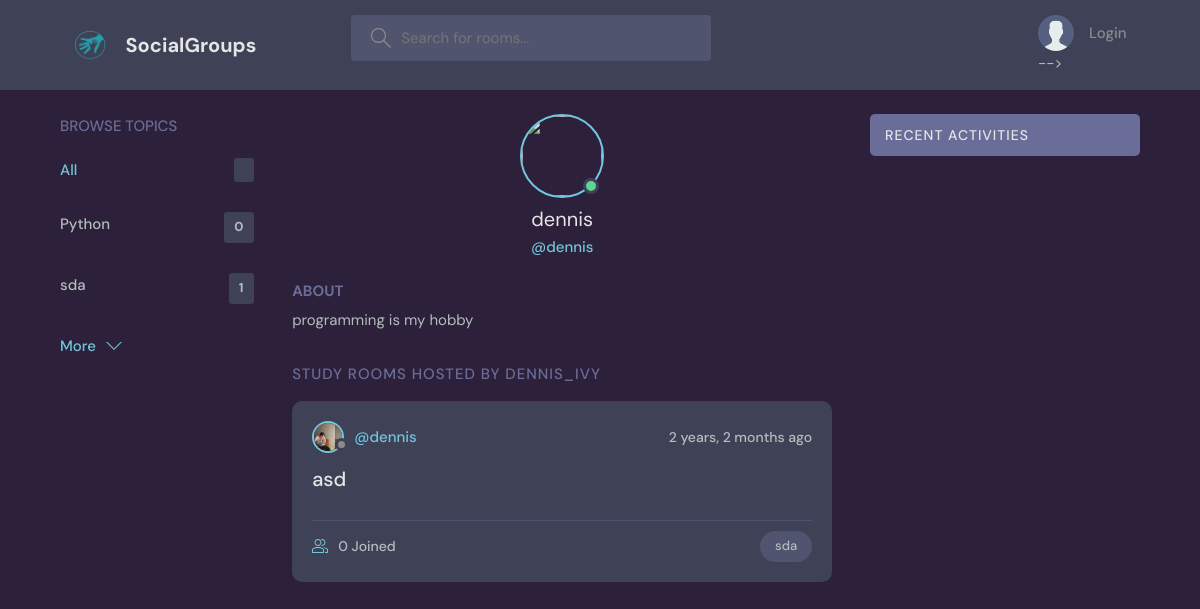
/profile/1/, run on an earlier commit of the app's database.
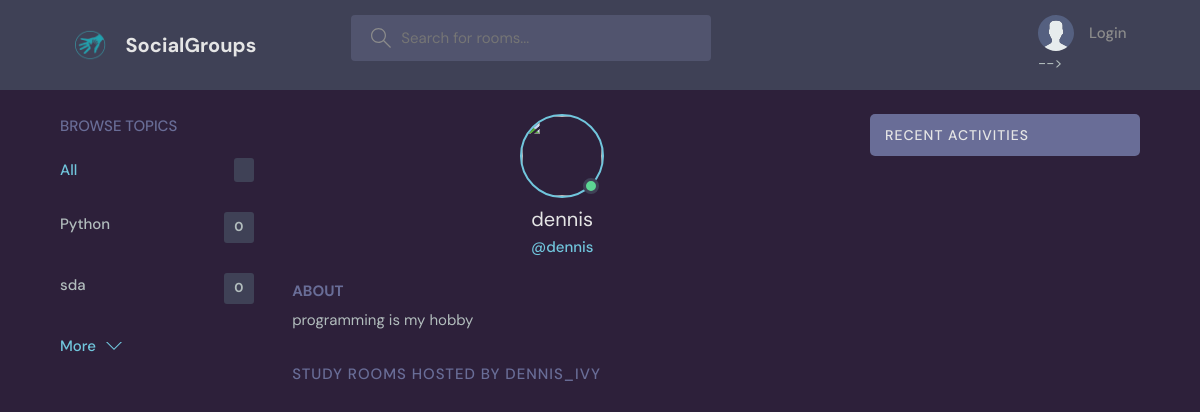
And on a later commit of the database.
### chat/models.py (models this page shows, shortened)
class Topic(models.Model):
    name = models.CharField(max_length=200)

class Room(models.Model):
    host = models.ForeignKey(User, on_delete=models.SET_NULL, null=True)
    topic = models.ForeignKey(Topic, on_delete=models.SET_NULL, null=True)
    name = models.CharField(max_length=255)
    description = models.TextField(null=True)
    participants = models.ManyToManyField(User, related_name='participants', blank=True)
    update = models.DateTimeField(auto_now=True)
    created = models.DateTimeField(auto_now_add=True)
    class Meta:
        ordering = ['-created', '-update']

class User(AbstractUser):
    name = models.CharField(max_length=200, null=True)
    email = models.EmailField(null=True)
    bio = models.TextField(null=True)
    avatar = models.ImageField(null=True, default="avatar.svg")
    USERNAME_FIELD = 'username'
    REQUIRED_FIELDS = []

### chat/views.py (the view)
# urls.py: path('profile/<str:pk>/',  views.userProfile, name="profile"),
def userProfile(request, pk):
    user = User.objects.get(id=pk)
    rooms = user.room_set.all()
    room_messages = user.message_set.all()
    topics = Topic.objects.all()
    context = {'user': user, 'rooms': rooms, 'room_messages': room_messages, 'topics': topics}
    return render(request, 'profile.html', context)

### chat/templates/profile.html (shortened to what this page needs)
<!DOCTYPE html>
{% load static %}
<html lang="en">
<head>
  <link rel="stylesheet" type="text/css" media="screen" href="{% static 'styles/style.css' %}">
</head>
<body>
 <header class="header header--loggedIn">
      <div class="container">
        <a href="{% url 'home' %}" class="header__logo">
          <img src="{% static 'images/logo.jpg'%}" />
          <h1>SocialGroups</h1>
        </a>
        <form class="header__search" method="GET" action="{% url 'home' %}">
          <label>
            <input name="q" placeholder="Search for rooms..." />
          </label>
        </form>
        <nav class="header__menu">
{% if request.user.is_authenticated %}
          <div class="header__user">
            <a href="{% url 'profile' user.id  %}">
              <div class="avatar avatar--medium active">
                <img src="{{request.user.avatar.url}}" />
              </div>
              <p>{{ request.user.username }} <span>@{{ request.user.username }}</span></p>
            </a>
            <button class="dropdown-button">
              <svg version="1.1" xmlns="http://www.w3.org/2000/svg" width="32" height="32" viewBox="0 0 32 32">
                <title>chevron-down</title>
                <path d="M16 21l-13-13h-3l16 16 16-16h-3l-13 13z"></path>
              </svg>
            </button>
          </div>
          {% else %}
          <a href="{% url 'login' %}">
            <img src="{% static 'images/avatar.svg' %}" />
            <p>Login</p>
          </a> -->
          {% endif %}
        </nav>
      </div>
    </header>
  <main class="profile-page layout layout--3">
    <div class="container">
      {% include 'topics_components.html'  %}
      <div class="roomList">
        <div class="profile">
          <div class="profile__avatar">
            <div class="avatar avatar--large active">
              <img src="{{request.user.avatar.url}}" />
            </div>
          </div>
          <div class="profile__info">
            <h3>{{user.username}}</h3>
            <p>@{{user.username}}</p>
          </div>
          <div class="profile__about">
            <h3>About</h3>
            <p>
            {{ user.bio }}
            </p>
          </div>
        </div>
        <div class="roomList__header">
          <div>
            <h2>Study Rooms Hosted by dennis_ivy</a>
            </h2>
          </div>
        </div>
       {% include 'feed_components.html' %}
      </div>
      {% include 'activity_components.html' %}
    </div>
  </main>
</body>
</html>

### chat/templates/topics_components.html
<div class="topics">
          <div class="topics__header">
            <h2>Browse Topics</h2>
          </div>
          <ul class="topics__list">
            <li>
              <a href="/" class="active">All <span>{{ topics.room_set.count }}</span></a>
            </li>
              {% for topic in topics %}
            <li>
              <a href="{% url 'home' %}?q={{topic.name}}">{{ topic.name }} <span>{{ topic.room_set.count }}</span></a>
            </li>
              {% endfor %}
          </ul>
          <a class="btn btn--link" href="{% url 'topics' %}">
            More
            <svg version="1.1" xmlns="http://www.w3.org/2000/svg" width="32" height="32" viewBox="0 0 32 32">
              <title>chevron-down</title>
              <path d="M16 21l-13-13h-3l16 16 16-16h-3l-13 13z"></path>
            </svg>
          </a>
</div>

### chat/templates/feed_components.html (shortened to what this page needs)
{% for room in rooms %}
<div class="roomListRoom">
            <div class="roomListRoom__header">
              <a href="{% url 'profile' room.host_id %}" class="roomListRoom__author">
                <div class="avatar avatar--small">
                  <img src="{{ room.host.avatar.url }}" />
                </div>
                <span>@{{ room.host.username }}</span>
              </a>
              <div class="roomListRoom__actions">
                <span>{{ room.created| timesince }} ago</span>
              </div>
            </div>
            <div class="roomListRoom__content">
              <a href="{% url 'room' room.id %}">{{ room.name }}</a>
            </div>
            <div class="roomListRoom__meta">
              <a href="{% url 'room' room.id %}" class="roomListRoom__joined">
                  {{ room.participants.all.count }} Joined
              </a>
              <p class="roomListRoom__topic">{{ room.topic.name}}</p>
            </div>
          </div>
{% endfor %}

What changed in the data, as far as the page shows it:
removed Room: host.avatar (picture), host.username "dennis", created "2 years, 2 months", name "asd", participants.all.count "0", topic.name "sda"
computed for Topic "sda": room_set.count "1" → "0"
